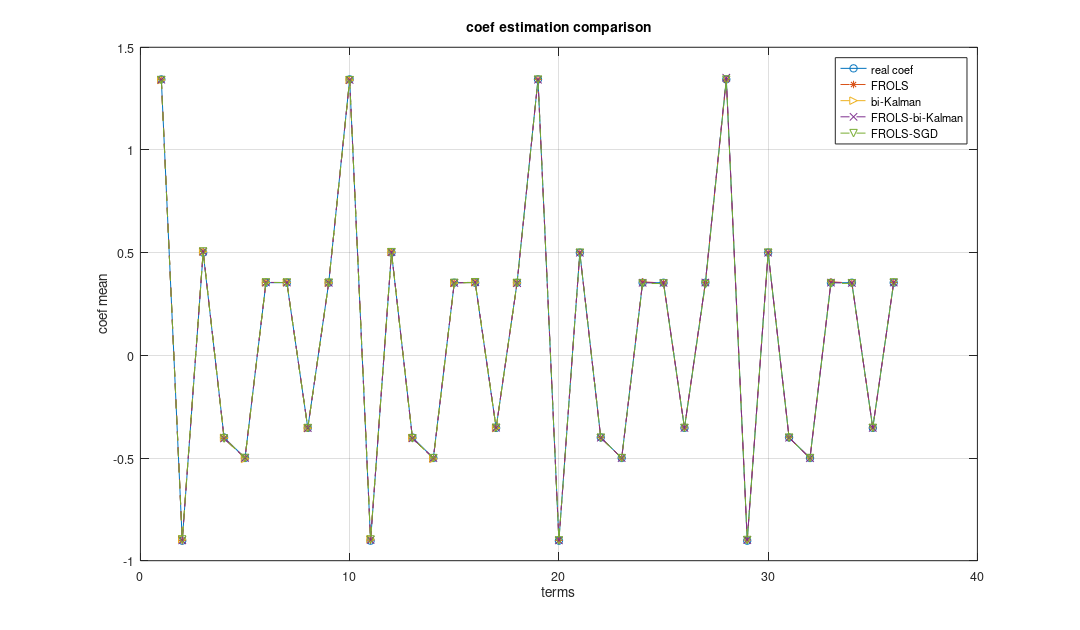
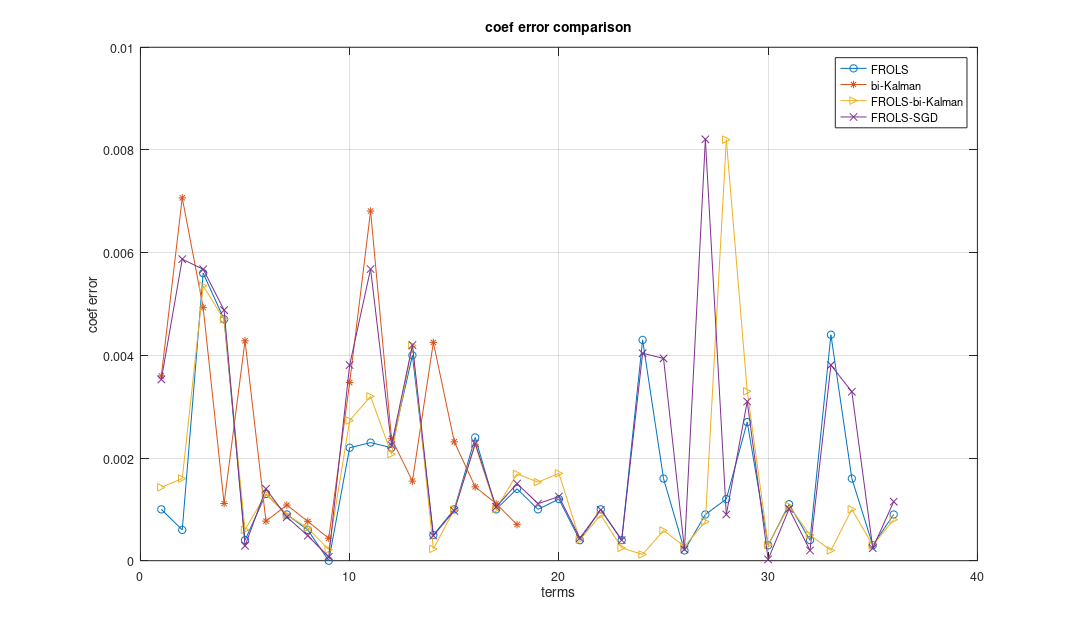
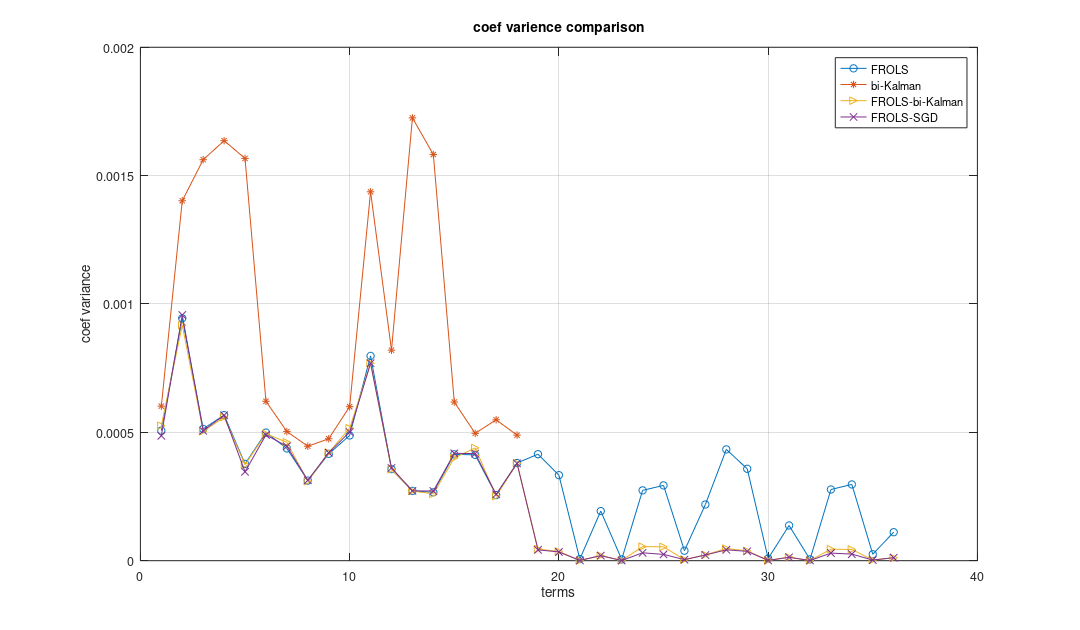

MATLAB code to generate these figures, in order:
% 2019/2/21
% 比较结果

clear;clc;
load('result.mat');

% 估计系数比较
figure(1);
plot(data(:, 1), '-o');
grid on;
hold on;
plot(data(:, 2), '--*');
hold on;
plot(data(:, 5), '-->');
hold on;
plot(data(:, 8), '--x');
hold on;
plot(data(:, 11), '--v');
xlabel('terms');
ylabel('coef mean');
title('coef estimation comparison');
legend('real coef', 'FROLS', 'bi-Kalman', 'FROLS-bi-Kalman', 'FROLS-SGD');
set(gcf,'PaperUnits','inches','PaperPosition',[0 0 12 7])
saveas(gcf, '../images/coef_com_mean.png');

% 估计系数的误差比较
figure(2);
plot(data(:, 3), '-o');
grid on;
hold on;
plot(data(:, 6), '-*');
hold on;
plot(data(:, 9), '->');
hold on;
plot(data(:, 12), '-x');
xlabel('terms');
ylabel('coef error');
title('coef error comparison');
legend('FROLS', 'bi-Kalman', 'FROLS-bi-Kalman', 'FROLS-SGD');
set(gcf,'PaperUnits','inches','PaperPosition',[0 0 12 7])
saveas(gcf, '../images/coef_com_err.png');

% 估计系数的方差比较
figure(3);
plot(data(:, 4), '-o');
grid on;
hold on;
plot(data(:, 7), '-*');
hold on;
plot(data(:, 10), '->');
hold on;
plot(data(:, 13), '-x');
xlabel('terms');
ylabel('coef variance');
title('coef varience comparison');
legend('FROLS', 'bi-Kalman', 'FROLS-bi-Kalman', 'FROLS-SGD');
set(gcf,'PaperUnits','inches','PaperPosition',[0 0 12 7])
saveas(gcf, '../images/coef_com_var.png');
close all;
